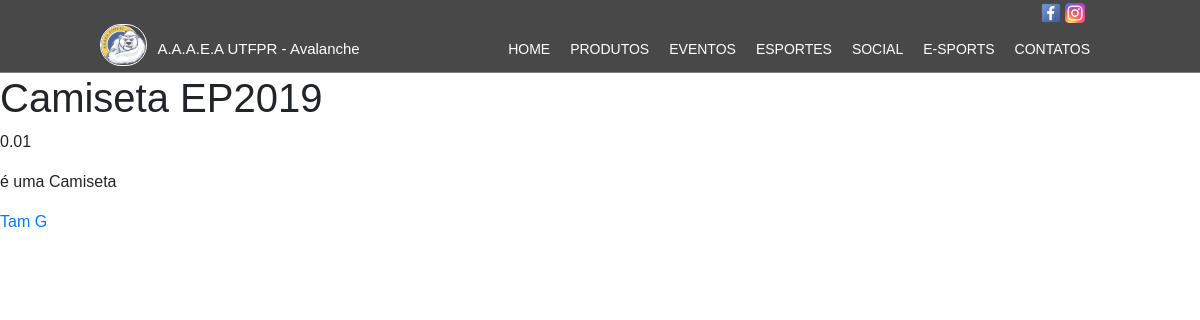
The app's page /Produtos/camiseta-ep2019 with its own data.
### ecommerce/models.py (models this page shows, shortened)
class produtobase(models.Model):
    name = models.CharField(max_length=255,null = False,blank = False,verbose_name='Nome')
    descricao = models.TextField(null = False,blank = False,verbose_name='Descrição')
    thumb = StdImageField(upload_to=get_file_path, null=True, blank=True, verbose_name='thumbnail')
    preco = models.DecimalField(decimal_places=2, max_digits=6, verbose_name='Preço')
    p_socio = models.DecimalField(decimal_places=2, max_digits=6, verbose_name='Preço para Sócio')
    slug = AutoSlugField(populate_from='name')
    class Meta:
        verbose_name = 'Produto Base'
        verbose_name_plural = 'Produtos Base'
        ordering = ['name']
    def get_produto(self):
        return self.Produtos.all()

class produtos(models.Model):
    status = (('Ativo', 'Ativo'), ('Encerrado', 'Encerrado'),)
    modelo = models.ForeignKey(produtobase, verbose_name='Base',null=True,
                               related_name='Produtos',related_query_name='Produtos_Query',on_delete=models.CASCADE)
    name = models.CharField(max_length=255,null = False,blank = False,verbose_name='Nome')
    estoque = models.PositiveIntegerField(verbose_name='Quantidade em estoque')
    pub_date = models.DateField(auto_now_add=True,verbose_name='Data de Criação')
    Status = models.CharField(max_length=30, null=True, blank=True, choices=status, default='Ativo')
    slug = AutoSlugField(populate_from='name')
    class Meta:
        verbose_name = 'Modelo'
        verbose_name_plural = 'Modelos'
        ordering = ['name']

### ecommerce/views.py (the view)
# urls.py: path('Produtos/<slug:slug>',Produtobase_view.as_view(),name = 'ProdutosBase_view'),
class Produtobase_view(DetailView):
    model = produtobase
    template_name = 'PadraoProdutosBase.html'
    slug_url_kwarg = 'slug'
    slug_field = 'slug'

### ecommerce/templates/PadraoProdutosBase.html (shortened to what this page needs)
{% extends 'Base.html' %}
{%load static%}
{%load bootstrap4 %}
{%block body%}
    <h1>{{produtobase.name}}</h1>
    {%if user.get_socio %}
    <p>{{produtobase.p_socio}}</p>
    {%else%}
    <p>{{produtobase.preco}}</p>
    {%endif%}
    <p>{{produtobase.descricao}}</p>
{% for Produto in produtobase.get_produto %}
<a href="{%url 'Produtos_view' Produto.slug %}">{{Produto.name}}</a><Br/>
{%endfor%}
{%endblock%}

### Avalancheutfpr/static/css/style.css (style rules this page uses)
* { font-family: Arial; }
body { margin: 0; padding: 0; }

### records on screen
produtobase: name "Camiseta EP2019", preco "0.01", descricao "é uma Camiseta"
produtos: name "Tam G"
